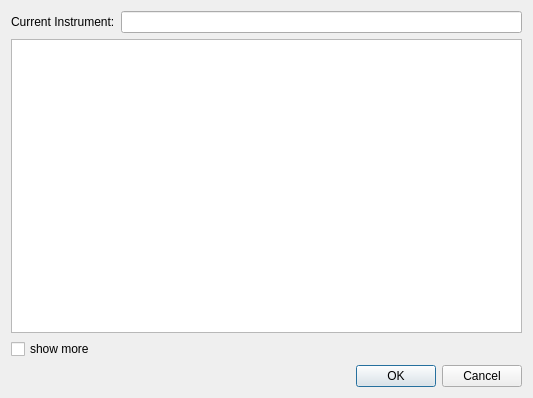
<?xml version="1.0" encoding="UTF-8"?>
<ui version="4.0">
 <class>SelectInstrument</class>
 <widget class="QDialog" name="SelectInstrument">
  <property name="geometry">
   <rect>
    <x>0</x>
    <y>0</y>
    <width>533</width>
    <height>398</height>
   </rect>
  </property>
  <property name="windowTitle">
   <string>MuseScore: Select Instrument</string>
  </property>
  <layout class="QVBoxLayout" name="verticalLayout">
   <item>
    <layout class="QHBoxLayout" name="horizontalLayout">
     <item>
      <widget class="QLabel" name="label_4">
       <property name="sizePolicy">
        <sizepolicy hsizetype="Fixed" vsizetype="Fixed">
         <horstretch>0</horstretch>
         <verstretch>0</verstretch>
        </sizepolicy>
       </property>
       <property name="text">
        <string>Current Instrument:</string>
       </property>
      </widget>
     </item>
     <item>
      <widget class="QLineEdit" name="currentInstrument">
       <property name="readOnly">
        <bool>true</bool>
       </property>
      </widget>
     </item>
    </layout>
   </item>
   <item>
    <widget class="QTreeWidget" name="instrumentList">
     <attribute name="headerVisible">
      <bool>false</bool>
     </attribute>
     <column>
      <property name="text">
       <string>0</string>
      </property>
     </column>
    </widget>
   </item>
   <item>
    <widget class="QCheckBox" name="showMore">
     <property name="text">
      <string>show more</string>
     </property>
    </widget>
   </item>
   <item>
    <widget class="QDialogButtonBox" name="buttonBox">
     <property name="orientation">
      <enum>Qt::Horizontal</enum>
     </property>
     <property name="standardButtons">
      <set>QDialogButtonBox::Cancel|QDialogButtonBox::Ok</set>
     </property>
    </widget>
   </item>
  </layout>
 </widget>
 <resources>
  <include location="mscore.qrc"/>
 </resources>
 <connections>
  <connection>
   <sender>buttonBox</sender>
   <signal>accepted()</signal>
   <receiver>SelectInstrument</receiver>
   <slot>accept()</slot>
   <hints>
    <hint type="sourcelabel">
     <x>248</x>
     <y>254</y>
    </hint>
    <hint type="destinationlabel">
     <x>157</x>
     <y>274</y>
    </hint>
   </hints>
  </connection>
  <connection>
   <sender>buttonBox</sender>
   <signal>rejected()</signal>
   <receiver>SelectInstrument</receiver>
   <slot>reject()</slot>
   <hints>
    <hint type="sourcelabel">
     <x>316</x>
     <y>260</y>
    </hint>
    <hint type="destinationlabel">
     <x>286</x>
     <y>274</y>
    </hint>
   </hints>
  </connection>
 </connections>
</ui>
